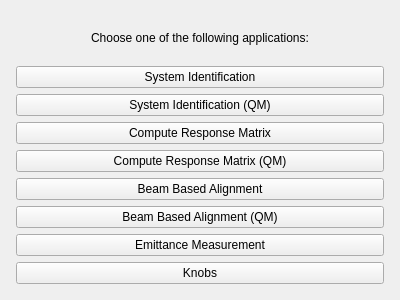
<?xml version="1.0" encoding="UTF-8"?>
<ui version="4.0">
 <class>MainWindow</class>
 <widget class="QMainWindow" name="MainWindow">
  <property name="geometry">
   <rect>
    <x>0</x>
    <y>0</y>
    <width>400</width>
    <height>300</height>
   </rect>
  </property>
  <property name="windowTitle">
   <string>SYSID</string>
  </property>
  <widget class="QWidget" name="centralwidget">
   <layout class="QVBoxLayout" name="verticalLayout_2">
    <property name="leftMargin">
     <number>16</number>
    </property>
    <property name="topMargin">
     <number>16</number>
    </property>
    <property name="rightMargin">
     <number>16</number>
    </property>
    <property name="bottomMargin">
     <number>16</number>
    </property>
    <item>
     <layout class="QVBoxLayout" name="verticalLayout">
      <item>
       <layout class="QHBoxLayout" name="horizontal_layout">
        <item>
         <layout class="QVBoxLayout" name="interfaces_buttons_layout">
          <item alignment="Qt::AlignHCenter">
           <widget class="QLabel" name="label_info">
            <property name="text">
             <string>Choose one of the following applications:</string>
            </property>
           </widget>
          </item>
          <item>
           <widget class="QPushButton" name="sysid_interface_button">
            <property name="sizePolicy">
             <sizepolicy hsizetype="Expanding" vsizetype="Fixed">
              <horstretch>0</horstretch>
              <verstretch>0</verstretch>
             </sizepolicy>
            </property>
            <property name="text">
             <string>System Identification</string>
            </property>
           </widget>
          </item>
          <item>
           <widget class="QPushButton" name="sysid_qm_interface_button">
            <property name="sizePolicy">
             <sizepolicy hsizetype="Expanding" vsizetype="Fixed">
              <horstretch>0</horstretch>
              <verstretch>0</verstretch>
             </sizepolicy>
            </property>
            <property name="text">
             <string>System Identification (QM)</string>
            </property>
           </widget>
          </item>
          <item>
           <widget class="QPushButton" name="compute_matrix_button">
            <property name="sizePolicy">
             <sizepolicy hsizetype="Expanding" vsizetype="Fixed">
              <horstretch>0</horstretch>
              <verstretch>0</verstretch>
             </sizepolicy>
            </property>
            <property name="text">
             <string>Compute Response Matrix</string>
            </property>
           </widget>
          </item>
          <item>
           <widget class="QPushButton" name="compute_matrix_qm_button">
            <property name="sizePolicy">
             <sizepolicy hsizetype="Expanding" vsizetype="Fixed">
              <horstretch>0</horstretch>
              <verstretch>0</verstretch>
             </sizepolicy>
            </property>
            <property name="text">
             <string>Compute Response Matrix (QM)</string>
            </property>
           </widget>
          </item>
          <item>
           <widget class="QPushButton" name="bba_interface_button">
            <property name="sizePolicy">
             <sizepolicy hsizetype="Expanding" vsizetype="Fixed">
              <horstretch>0</horstretch>
              <verstretch>0</verstretch>
             </sizepolicy>
            </property>
            <property name="text">
             <string>Beam Based Alignment</string>
            </property>
           </widget>
          </item>
          <item>
           <widget class="QPushButton" name="bba_qm_interface_button">
            <property name="sizePolicy">
             <sizepolicy hsizetype="Expanding" vsizetype="Fixed">
              <horstretch>0</horstretch>
              <verstretch>0</verstretch>
             </sizepolicy>
            </property>
            <property name="text">
             <string>Beam Based Alignment (QM)</string>
            </property>
           </widget>
          </item>
          <item>
           <widget class="QPushButton" name="emittance_interface_button">
            <property name="sizePolicy">
             <sizepolicy hsizetype="Expanding" vsizetype="Fixed">
              <horstretch>0</horstretch>
              <verstretch>0</verstretch>
             </sizepolicy>
            </property>
            <property name="text">
             <string>Emittance Measurement</string>
            </property>
           </widget>
          </item>
          <item>
           <widget class="QPushButton" name="knobs_interface_button">
            <property name="sizePolicy">
             <sizepolicy hsizetype="Expanding" vsizetype="Fixed">
              <horstretch>0</horstretch>
              <verstretch>0</verstretch>
             </sizepolicy>
            </property>
            <property name="text">
             <string>Knobs</string>
            </property>
           </widget>
          </item>
         </layout>
        </item>
       </layout>
      </item>
     </layout>
    </item>
   </layout>
  </widget>
 </widget>
 <resources/>
 <connections/>
</ui>
